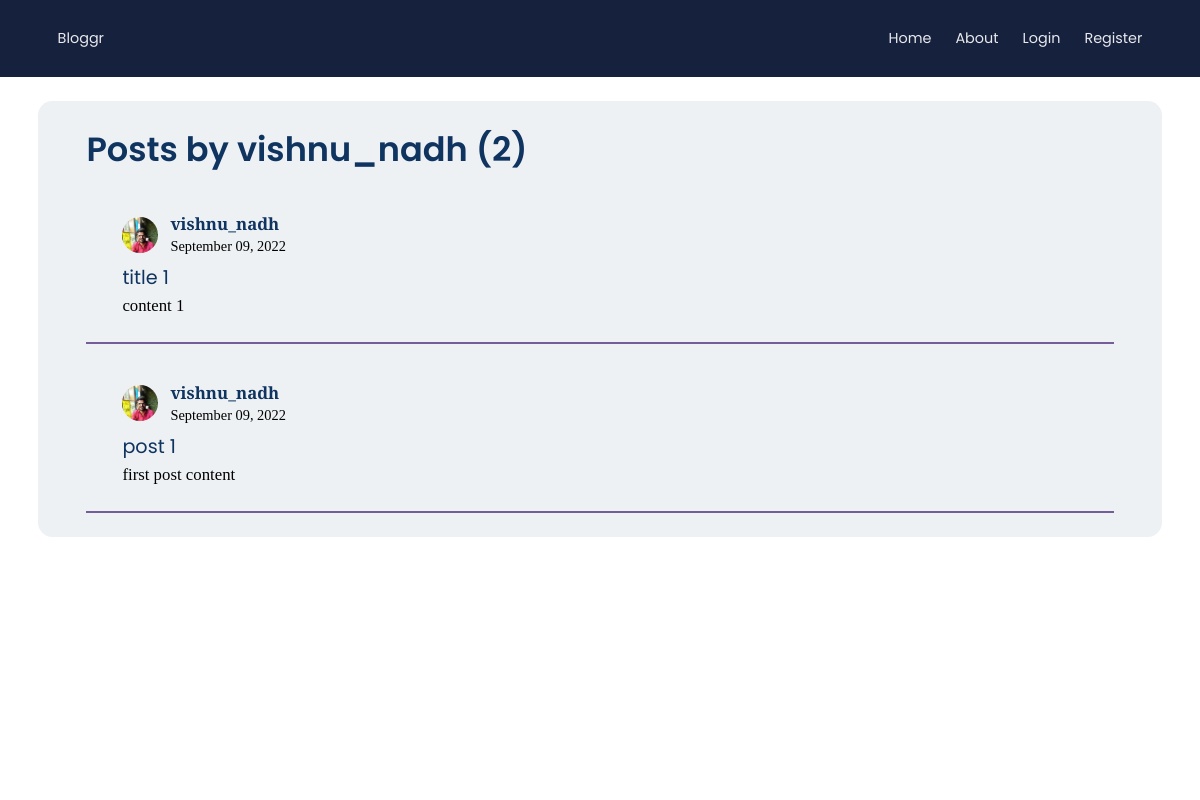
The page /user/vishnu_nadh/ on the database its author committed.
### blog/models.py (models this page shows, shortened)
class Post(models.Model):
    title = models.CharField(max_length=100)
    content = models.TextField()
    date_posted = models.DateTimeField(default=timezone.now)
    author = models.ForeignKey(User, on_delete=models.CASCADE)

### users/models.py (models this page shows, shortened)
class Profile(models.Model):
    user = models.OneToOneField(User, on_delete=models.CASCADE)
    image = models.ImageField(default="default.png", upload_to="profile_pics")

### blog/views.py (the view)
# urls.py: path("user/<str:username>/", views.UserPostListView.as_view(), name="user-posts"),
class UserPostListView(ListView):
    model = Post
    template_name = "blog/user_posts.html"
    context_object_name = "posts"
    paginate_by = 4
    def get_queryset(self):
        user = get_object_or_404(User, username=self.kwargs.get("username"))
        return Post.objects.filter(author=user).order_by("-date_posted")

### blog/templates/blog/user_posts.html (shortened to what this page needs)
{% extends "blog/base.html" %}
{% block content %}
<div class="userposts card">
  <h1 class="heading-secondary">Posts by {{ view.kwargs.username }} ({{ page_obj.paginator.count }}) </h1>
  {% for post in posts %}
  <div class="post">
    <div class="post__details">
      <img class="post__author-img" src="{{ post.author.profile.image.url }}" alt="profile" />
      <p class="post__info">
        <a class="post__author-name" href="{% url 'user-posts' post.author.username %}">{{ post.author }}</a>
        <small class="post__date">{{ post.date_posted|date:"F d, Y" }}</small>
      </p>
    </div>
    <h3 class="post__title">
      <a href="{% url 'post-detail' post.id %}"> {{ post.title }} </a>
    </h3>
    <p class="post__content">{{ post.content }}</p>
  </div>
  {% endfor %}
</div>
<div class="pagination">
  </div>
{% endblock content %}

### static/css/main.css (style rules this page uses)
:root { --color-primary: #16213e; --color-secondary: #0f3460; --color-secondary-light: ##e7ebef; --color-secondary-xtra-light: #eef1f4; --color-teritiary: #533483; --color-teritiary-light:#755d9c; --color-teritiary-xtra-light: #cbc2da; --color-pink: #e94560; --color-pink-light: #f07d90; --text-color-dark: var(--color-primary); --text-color-light: #e8e9ec; --font-family-heading: "Poppins", sans-serif; --font-family-paragraph: "Source Serif Pro", serif; --nav-height: 6.4rem; --footer-height: 2.4rem; --list-gap: 2rem; --paddingX-lg: 4.8rem; --paddingX-sm: 3.2rem; --shadow-md: 0 4px 6px -1px rgb(0 0 0 / 0.1), 0 2px 4px -2px rgb(0 0 0 / 0.1); --shadow-lg: 0 10px 15px -3px rgb(0 0 0 / 0.1), 0 4px 6px -4px rgb(0 0 0 / 0.1); }
*, *::after, *::before { margin: 0; padding: 0; box-sizing: inherit; }
@media (max-width: 106.25em) { html { font-size: 75%; } }
body { box-sizing: border-box; min-height: 100vh; text-rendering: optimizeSpeed; font-size: 1.6rem; line-height: 1.5; font-family: var(--font-family-paragraph); }
body h1, body h2, body h3, body h4, body h5 { font-family: var(--font-family-heading); }
a { text-decoration: none; color: inherit; }
img, picture { max-width: 100%; display: block; object-fit: contain; }
.card { padding: 2rem 4rem; background-color: var(--color-secondary-xtra-light); border-radius: 1.2rem; }
.heading-secondary { color: var(--color-secondary); font-weight: 600; font-size: 2.8rem; transition: all 0.3s ease; font-family: var(--font-family-heading); }
.pagination { border-radius: 1.2rem; padding-top: 1rem; width: 90%; display: flex; align-items: flex-start; justify-content: center; background-color: #fff; height: 4.2rem; position: fixed; bottom: 0; left: 50%; transform: translateX(-50%); z-index: 2; }
.post { padding: 2rem 3rem; width: 100%; max-height: 30rem; overflow: hidden; text-overflow: ellipsis; border-bottom: 2px solid var(--color-teritiary-light); }
.post__details { margin-top: 1rem; display: flex; flex-direction: row; align-items: center; justify-content: center; gap: 1rem; justify-content: flex-start; }
.post__author-name { color: var(--color-secondary); font-size: 1.4rem; transition: all 0.3s ease-in; font-weight: 600; }
.post__author-img { width: 3rem; height: 3rem; border-radius: 50%; }
.post__content { position: relative; font-size: 1.4rem; display: -webkit-box; -webkit-line-clamp: 5; -webkit-box-orient: vertical; overflow: hidden; text-overflow: ellipsis; }
.post__info { display: flex; flex-direction: column; align-items: center; justify-content: center; gap: 0rem; align-items: flex-start; }
.post__title { margin-top: 0.5rem; color: var(--color-secondary); }
.post__date { font-size: 1.2rem; }

### rows shown on the page
Post: author.profile.image (picture), author "vishnu_nadh", date_posted "September 09, 2022", title "title 1", content "content 1"
Post: author.profile.image (picture), author "vishnu_nadh", date_posted "September 09, 2022", title "post 1", content "first post content"

### other values the page prints
{{ view.kwargs.username }} "vishnu_nadh"
{{ page_obj.paginator.count }} "2"
